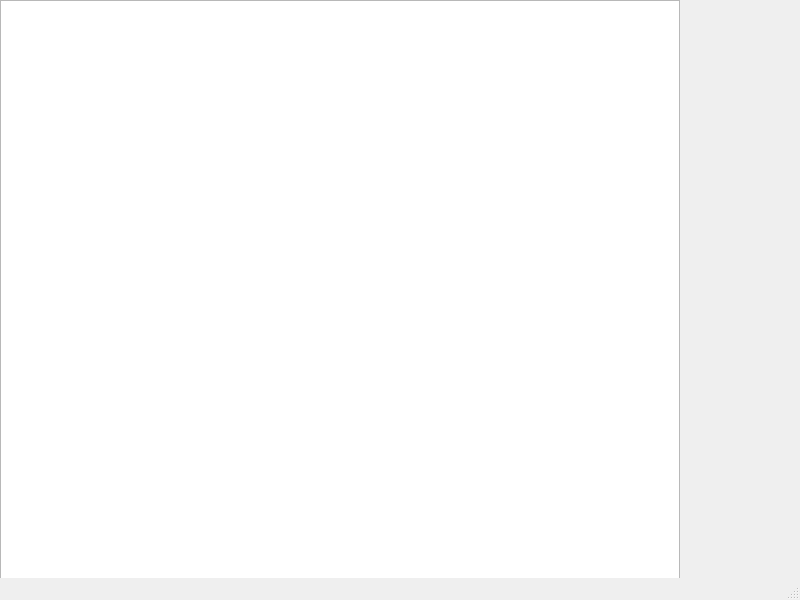
<?xml version="1.0" encoding="UTF-8"?>
<ui version="4.0">
 <class>MainWindow</class>
 <widget class="QMainWindow" name="MainWindow">
  <property name="geometry">
   <rect>
    <x>0</x>
    <y>0</y>
    <width>800</width>
    <height>600</height>
   </rect>
  </property>
  <property name="windowTitle">
   <string>MainWindow</string>
  </property>
  <widget class="QWidget" name="centralwidget">
   <widget class="QGraphicsView" name="graphicsView">
    <property name="geometry">
     <rect>
      <x>0</x>
      <y>0</y>
      <width>680</width>
      <height>640</height>
     </rect>
    </property>
   </widget>
  </widget>
  <widget class="QMenuBar" name="menubar">
   <property name="geometry">
    <rect>
     <x>0</x>
     <y>0</y>
     <width>800</width>
     <height>21</height>
    </rect>
   </property>
  </widget>
  <widget class="QStatusBar" name="statusbar"/>
 </widget>
 <resources/>
 <connections/>
</ui>
